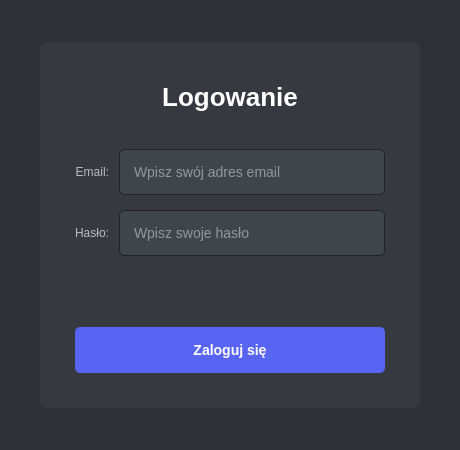
<?xml version="1.0" encoding="UTF-8"?>
<ui version="4.0">
 <class>Dialog</class>
 <widget class="QDialog" name="Dialog">
  <property name="geometry">
   <rect>
    <x>0</x>
    <y>0</y>
    <width>460</width>
    <height>450</height>
   </rect>
  </property>
  <property name="windowTitle">
   <string>Logowanie</string>
  </property>
  <property name="styleSheet">
   <string notr="true">
/* --- Ogólny styl okna logowania --- */
QDialog#Dialog {
    background-color: #2f3136;
    color: #e8e9ea;
    font-family: "Segoe UI", Roboto, Cantarell, "Helvetica Neue", sans-serif;
    font-size: 14px;
}

QWidget#contentWidget {
    background-color: #36393f;
    border-radius: 8px;
}

QLabel {
    color: #b9bbbe;
    background-color: transparent;
    padding: 0px;
    margin: 0px;
    /* Wyrównanie teraz w QGridLayout */
}

QLabel#titleLabel {
    color: #ffffff;
    font-size: 26px;
    font-weight: 600;
    padding-top: 10px;
    padding-bottom: 25px;
}

QLineEdit {
    background-color: #40444b;
    color: #e8e9ea;
    border: 1px solid #202225;
    border-radius: 5px;
    font-size: 14px;
    /* Uproszczony padding - QGridLayout może inaczej pozycjonować */
    padding: 8px 12px;
    min-height: 28px;
    selection-background-color: #5865F2;
    selection-color: #ffffff;
}
QLineEdit:focus {
    border: 1px solid #5865F2;
    background-color: #444950;
}
QLineEdit::placeholder-text {
  color: #72767d;
}

QPushButton#loginButton {
    background-color: #5865F2;
    color: white;
    font-size: 14px;
    font-weight: 600;
    padding: 8px 20px;
    border-radius: 5px;
    border: none;
    min-height: 30px;
    outline: none;
    margin-top: 15px;
}
QPushButton#loginButton:hover {
    background-color: #4e5dcf;
}
QPushButton#loginButton:pressed {
    background-color: #404ab8;
}
QPushButton#loginButton:disabled {
    background-color: #40444b;
    color: #72767d;
    opacity: 0.6;
}

QLabel#error {
    color: #f04747;
    font-size: 13px;
    font-weight: 500;
    min-height: 22px;
    padding: 5px 0;
}
   </string>
  </property>
  <layout class="QVBoxLayout" name="verticalLayout_1">
   <item>
    <spacer name="verticalSpacer_Top">
     <property name="orientation">
      <enum>Qt::Vertical</enum>
     </property>
     <property name="sizeType">
      <enum>QSizePolicy::Expanding</enum>
     </property>
     <property name="sizeHint" stdset="0">
      <size>
       <width>20</width>
       <height>50</height>
      </size>
     </property>
    </spacer>
   </item>
   <item alignment="Qt::AlignHCenter">
    <widget class="QWidget" name="contentWidget" native="true">
     <property name="minimumSize">
      <size>
       <width>380</width>
       <height>0</height>
      </size>
     </property>
     <property name="maximumSize">
      <size>
       <width>430</width>
       <height>16777215</height>
      </size>
     </property>
     <layout class="QVBoxLayout" name="verticalLayout_Content">
      <property name="spacing">
       <number>12</number>
      </property>
      <property name="leftMargin">
       <number>35</number>
      </property>
      <property name="topMargin">
       <number>30</number>
      </property>
      <property name="rightMargin">
       <number>35</number>
      </property>
      <property name="bottomMargin">
       <number>35</number>
      </property>
      <item alignment="Qt::AlignHCenter|Qt::AlignTop">
       <widget class="QLabel" name="titleLabel">
        <property name="text">
         <string>Logowanie</string>
        </property>
        <property name="alignment">
         <set>Qt::AlignCenter</set>
        </property>
       </widget>
      </item>
      <item>
       <layout class="QGridLayout" name="formGridLayout">
        <property name="horizontalSpacing">
         <number>10</number>
        </property>
        <property name="verticalSpacing">
         <number>15</number>
        </property>
        <item row="0" column="0">
         <widget class="QLabel" name="label_4">
          <property name="text">
           <string>Email:</string>
          </property>
          <property name="alignment">
           <set>Qt::AlignRight|Qt::AlignTrailing|Qt::AlignVCenter</set>
          </property>
         </widget>
        </item>
        <item row="0" column="1">
         <widget class="QLineEdit" name="email">
          <property name="placeholderText">
           <string>Wpisz swój adres email</string>
          </property>
         </widget>
        </item>
        <item row="1" column="0">
         <widget class="QLabel" name="label_3">
          <property name="text">
           <string>Hasło:</string>
          </property>
          <property name="alignment">
           <set>Qt::AlignRight|Qt::AlignTrailing|Qt::AlignVCenter</set>
          </property>
         </widget>
        </item>
        <item row="1" column="1">
         <widget class="QLineEdit" name="password">
          <property name="echoMode">
           <enum>QLineEdit::Password</enum>
          </property>
          <property name="placeholderText">
           <string>Wpisz swoje hasło</string>
          </property>
         </widget>
        </item>
       </layout>
       </item>
      <item>
       <widget class="QLabel" name="error">
        <property name="text">
         <string/>
        </property>
        <property name="alignment">
         <set>Qt::AlignCenter</set>
        </property>
        <property name="wordWrap">
         <bool>true</bool>
        </property>
       </widget>
      </item>
      <item>
       <widget class="QPushButton" name="loginButton">
        <property name="enabled">
         <bool>true</bool>
        </property>
        <property name="text">
         <string>Zaloguj się</string>
        </property>
        <property name="cursor">
         <cursorShape>PointingHandCursor</cursorShape>
        </property>
        <property name="sizePolicy">
         <sizepolicy hsizetype="MinimumExpanding" vsizetype="Fixed">
          <horstretch>0</horstretch>
          <verstretch>0</verstretch>
         </sizepolicy>
        </property>
        <property name="default">
         <bool>true</bool>
        </property>
       </widget>
      </item>
     </layout>
    </widget>
   </item>
   <item>
    <spacer name="verticalSpacer_Bottom">
     <property name="orientation">
      <enum>Qt::Vertical</enum>
     </property>
     <property name="sizeType">
      <enum>QSizePolicy::Expanding</enum>
     </property>
     <property name="sizeHint" stdset="0">
      <size>
       <width>20</width>
       <height>50</height>
      </size>
     </property>
    </spacer>
   </item>
  </layout>
 </widget>
 <resources/>
 <connections/>
</ui>
